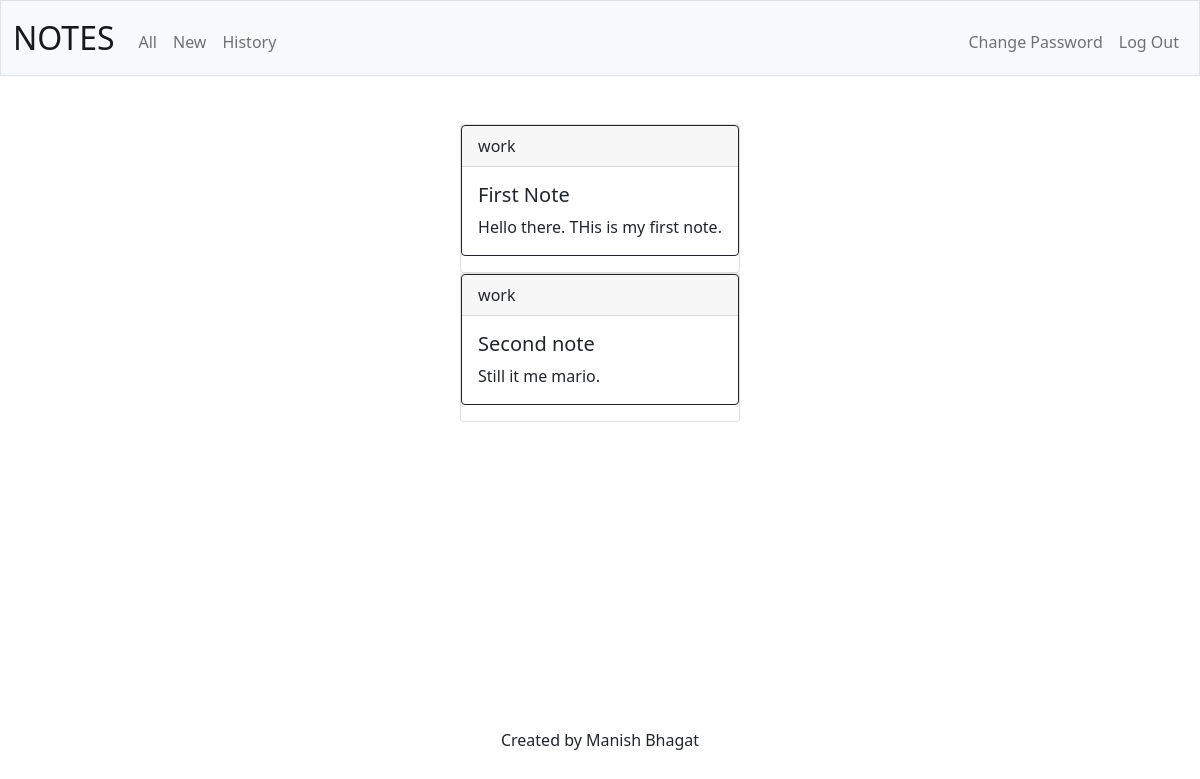
Page /all (signed in) on the earlier database version.
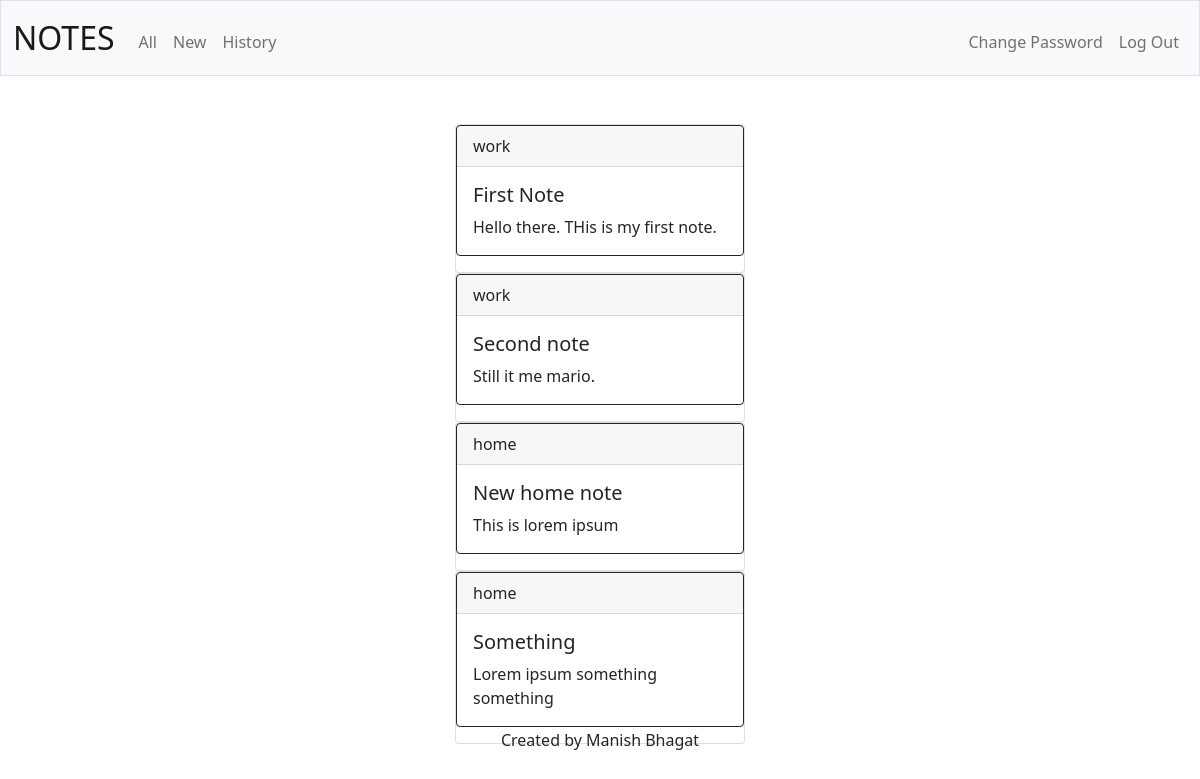
Same page on the later database version.
### tables this page shows
CREATE TABLE notes(
note_id INTEGER PRIMARY KEY AUTOINCREMENT,
user_id INTEGER NOT NULL,
title TEXT NOT NULL,
description TEXT NOT NULL,
label TEXT);

### app.py (the view)
@app.route("/all")
@login_required
def index():
    user_id = session["user_id"]
    rows = db.execute("SELECT label, title, description FROM notes WHERE user_id = ?", user_id)
    return render_template("all.html", rows=rows)

### app.py (called while the page is built)
@app.after_request
def after_request(response):
    response.headers["Cache-Control"] = "no-cache, no-store, must-revalidate"
    response.headers["Expires"] = 0
    response.headers["Pragma"] = "no-cache"
    return response

### helpers.py (called while the page is built)
def login_required(f):
    @wraps(f)
    def decorated_function(*args, **kwargs):
        if session.get("user_id") is None:
            return redirect("/login")
        return f(*args, **kwargs)
    return decorated_function

### templates/all.html (shortened to what this page needs)
{% extends "layout.html" %}
{% block main %}
<div class="row">
        {% for i in rows %}
        <div class="column">
            <div class="card">
                <div class="card border-dark mb-3" style="max-width: 18rem;">
                <div class="card-header">{{i["label"]}}</div>
                <div class="card-body text-dark">
                    <h5 class="card-title">{{i["title"]}}</h5>
                    <p class="card-text">{{i["description"]}}</p>
                </div>
            </div>
        </div>
        {% endfor %}
</div>
{% endblock %}

Differences in the rows shown:
added notes: label "home", title "New home note", description "This is lorem ipsum"
added notes: label "home", title "Something", description "Lorem ipsum something something"
